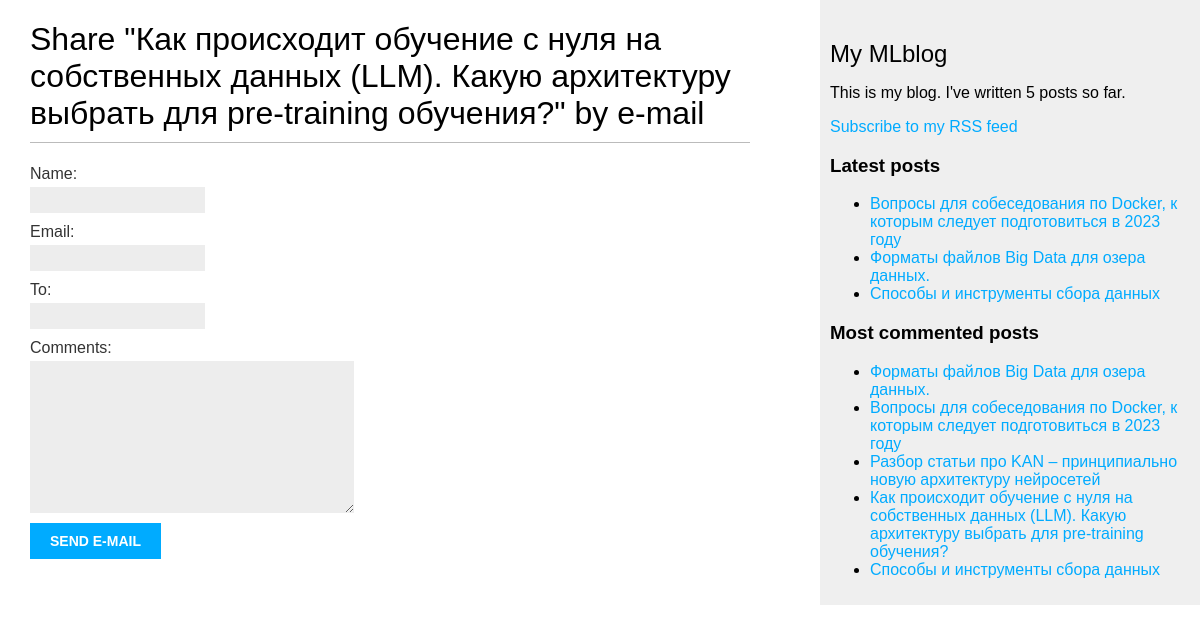
/blog/2/share/, run on the app's committed database.
### blog/models.py (models this page shows, shortened)
class Post(models.Model):
    class Status(models.TextChoices):
        DRAFT = 'DF', 'Draft'
        PUBLISHED = 'PB', 'Published'
    title = models.CharField(max_length=250)
    slug = models.SlugField(max_length=250, unique_for_date='publish')
    author = models.ForeignKey(
        User, on_delete=models.CASCADE, related_name='blog_posts')
    body = models.TextField()
    publish = models.DateTimeField(default=timezone.now)
    created = models.DateTimeField(auto_now_add=True)
    updated = models.DateTimeField(auto_now=True)
    tags = TaggableManager()
    status = models.CharField(
        max_length=2, choices=Status.choices, default=Status.DRAFT)
    objects = models.Manager()  # менеджер, применяемый по умолчанию
    published = PublishedManager()  # конкретно-прикладной менеджер
    class Meta:
        ordering = ['-publish']
        indexes = [
            models.Index(fields=['-publish']),
        ]
    def get_absolute_url(self):
        return reverse('blog:post_detail', args=[self.publish.year,
                                                 self.publish.month,
                                                 self.publish.day,
                                                 self.slug]
                       )

### blog/views.py (the view)
# urls.py: path('<int:post_id>/share/', views.post_share, name='post_share'),
def post_share(request, post_id):
    post = get_object_or_404(Post,
                             id=post_id,
                             status=Post.Status.PUBLISHED)
    sent = False
    if request.method == 'POST':
        form = EmailPostForm(request.POST)
        if form.is_valid():
            cd = form.cleaned_data
            post_url = request.build_absolute_uri(post.get_absolute_url())
            subject = f"{cd['name']} recommends you read " \
                f"{post.title}"
            message = f"Read {post.title} at {post_url}\n\n" \
                f"{cd['name']}\'s comments: {cd['comments']}"
            send_mail(subject, message, 'morozovvladislav@yandex.ru',
                      [cd['to']])
            sent = True
    else:
        form = EmailPostForm()
    return render(request, 'blog/post/share.html', {'post': post, 'form': form, 'sent': sent})

### blog/forms.py
class EmailPostForm(forms.Form):
    name = forms.CharField(max_length=25)
    email = forms.EmailField()
    to = forms.EmailField()
    comments = forms.CharField(required=False, widget=forms.Textarea)

### blog/models.py (called while the page is built)
    def get_queryset(self):
        return super().get_queryset().filter(status=Post.Status.PUBLISHED)

### blog/templatetags/blog_tags.py (called while the page is built)
@register.simple_tag
def total_posts():
    return Post.published.count()

@register.inclusion_tag('blog/post/latest_posts.html')
def show_latest_posts(count=5):
    latest_posts = Post.published.order_by('-publish')[:count]
    return {'latest_posts': latest_posts}

@register.simple_tag
def get_most_commented_posts(count=5):
    return Post.published.annotate(total_comments=Count('comments')).order_by('-total_comments')[:count]

### blog/templates/blog/post/share.html (shortened to what this page needs)
{% extends "blog/base.html" %}
{% block content %}
{% if sent %}
<h1>E-mail successfully sent</h1>
<p>
    "{{ post.title }}" was successfully sent
    to {{ form.cleaned_data.to }}.
</p>
{% else %}
<h1>Share "{{ post.title }}" by e-mail</h1>
<form method="post">
    {{ form.as_p }}
    <input type="submit" value="Send e-mail">
</form>
{% endif %}
{% endblock %}

### blog/templates/blog/base.html (shortened to what this page needs)
{% load blog_tags %}
{% load static %}
<!DOCTYPE html>
<html>
<head>
    <link href="{% static 'css/blog.css' %}" rel="stylesheet">
</head>
<body>
    <div id="content">
        {% block content %}
        {% endblock %}
    </div>
    <div id="sidebar">
        <h2>My MLblog</h2>
        <p>
            This is my blog.
            I've written {% total_posts %} posts so far.
        </p>
        <p>
            <a href="{% url 'blog:post_feed' %}">
                Subscribe to my RSS feed
            </a>
        </p>
        <h3>Latest posts</h3>
        {% show_latest_posts 3 %}
        <h3>Most commented posts</h3>
        {% get_most_commented_posts as most_commented_posts %}
        <ul>
            {% for post in most_commented_posts %}
            <li>
                <a href="{{ post.get_absolute_url }}">{{ post.title }}</a>
            </li>
            {% endfor %}
        </ul>
    </div>
</body>
</html>

### blog/templates/blog/post/latest_posts.html
<ul>
    {% for post in latest_posts %}
    <li>
        <a href="{{ post.get_absolute_url }}">{{ post.title }}</a>
    </li>
    {% endfor %}
</ul>

### blog/static/css/blog.css (style rules this page uses)
body { margin: 0; padding: 0; font-family: helvetica, sans-serif; }
a { color: #00abff; text-decoration: none; }
h1 { font-weight: normal; border-bottom: 1px solid #bbb; padding: 0 0 10px 0; }
h2 { font-weight: normal; margin: 30px 0 0; }
#content { float: left; width: 60%; padding: 0 0 0 30px; }
#sidebar { float: right; width: 30%; padding: 10px; background: #efefef; height: 100%; }
label { float: left; clear: both; color: #333; margin-bottom: 4px; }
input, textarea { clear: both; float: left; margin: 0 0 10px; background: #ededed; border: 0; padding: 6px 10px; font-size: 12px; }
input[type=submit] { font-weight: bold; background: #00abff; color: #fff; padding: 10px 20px; font-size: 14px; text-transform: uppercase; }

### data on the page
Post: title "Как происходит обучение с нуля на собственных данных (LLM). Какую архитектуру выбрать для pre-training обучения?"
Post: title "Вопросы для собеседования по Docker, к которым следует подготовиться в 2023 году"
Post: title "Форматы файлов Big Data для озера данных."
Post: title "Cпособы и инструменты сбора данных"
Post: title "Разбор статьи про KAN – принципиально новую архитектуру нейросетей"
